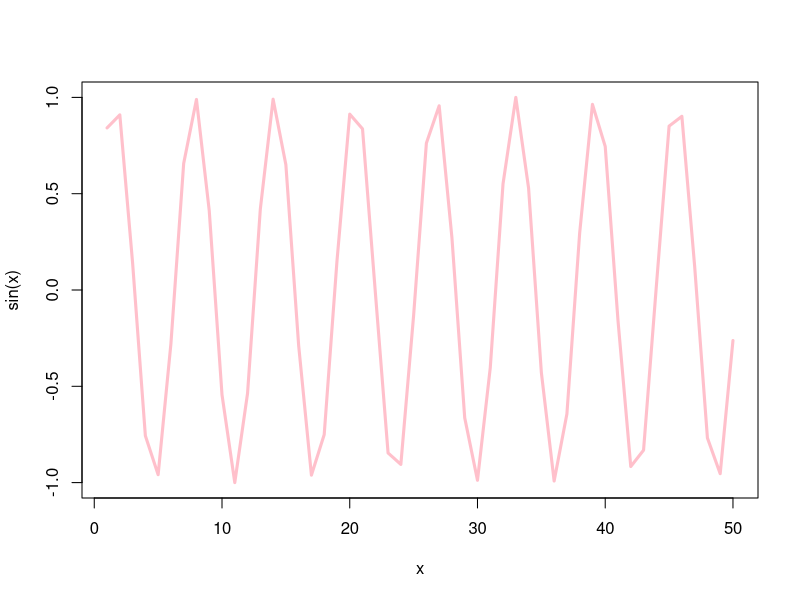

Source code (R):
#' ---
#' title: "Class4: Intro to R"
#' author: "David Majeed (PID:A17885958)"
#' date: "April 9th, 2026"
#' ---
x<- 1:50
plot(x,sin(x), type="line", col="pink", lwd=3)
